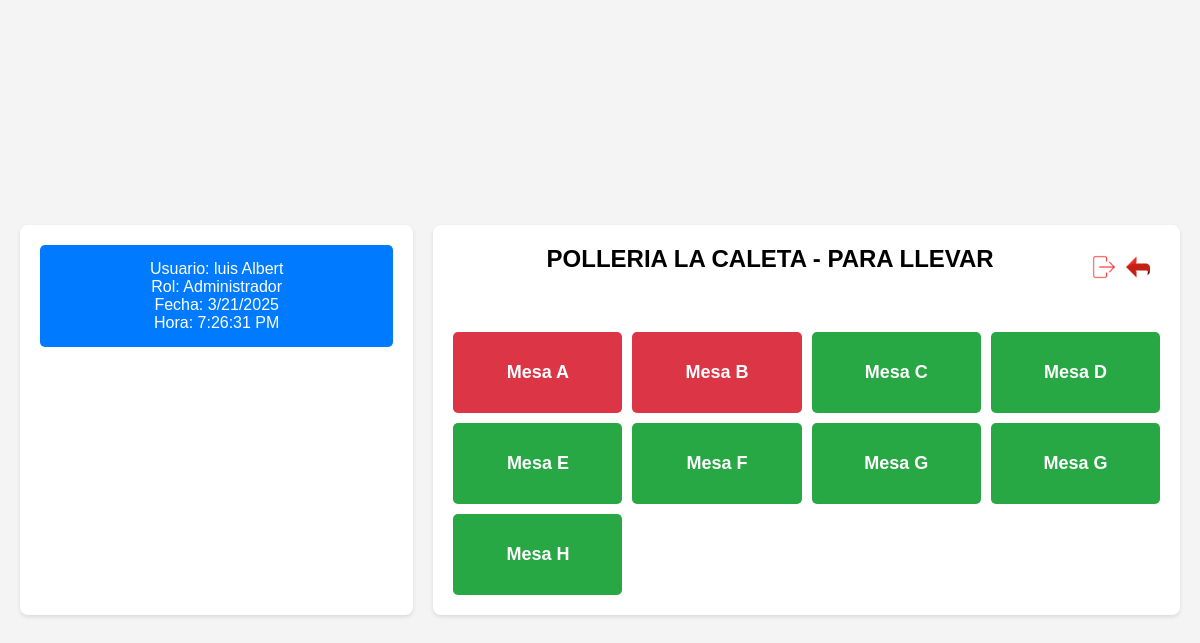
The page /PAGINAS/mesa_admin.php (signed in) on the database its author committed.
### tables this page shows
CREATE TABLE `mesas` (
  `id` int(11) NOT NULL,
  `numero` int(11) DEFAULT NULL,
  `estado` enum('ocupada','disponible') NOT NULL DEFAULT 'disponible',
  `letra` char(1) DEFAULT NULL CHECK (`letra` regexp '^[A-Za-z]$')
);

### PAGINAS/mesa_admin.php (the view, shortened to what this page needs)
<?php
$host = "localhost";
$user = "root";
$password = "";
$dbname = "polleria";
$conn = new mysqli($host, $user, $password, $dbname);
$sqlRol = "SELECT rol_id FROM usuarios WHERE username = ?";
$stmtRol = $conn->prepare($sqlRol);
$stmtRol->bind_param("s", $_SESSION['username']);
$stmtRol->execute();
$resultRol = $stmtRol->get_result();
$rol_id = ($resultRol->num_rows > 0) ? $resultRol->fetch_assoc()['rol_id'] : 0;
$nombreCompleto = isset($_SESSION['nombre'], $_SESSION['apellido']) ? $_SESSION['nombre'] . ' ' . $_SESSION['apellido'] : 'Nombre no disponible';
$rolName = isset($_SESSION['rol_name']) ? $_SESSION['rol_name'] : 'Rol no definido';
$sql = "SELECT letra AS numero, estado FROM mesas WHERE letra IS NOT NULL ORDER BY letra ASC";
$result = $conn->query($sql);
?>
<!DOCTYPE html>
<html lang="es">
<head>
    <link rel="stylesheet" href="https://cdnjs.cloudflare.com/ajax/libs/font-awesome/6.0.0-beta3/css/all.min.css">
</head>
<body>
<div class="container">
    <div class="left-panel">
        <div class="info-panel">
            <div id="user-info">Usuario: <?php echo htmlspecialchars($nombreCompleto); ?></div>
            <div id="role-info">Rol: <?php echo htmlspecialchars($rolName); ?></div>
            <div id="current-date">Fecha: <span id="current-date-span"></span></div>
            <div id="current-time">Hora: <span id="current-time-span"></span></div>
        </div>
    </div>
    <div class="right-panel">
        <div class="header-info">
            <h2 style="flex: 1; text-align: center;">POLLERIA LA CALETA - PARA LLEVAR</h2>
            <button class="exit-button-top" onclick="logout()">
                <img src="../IMG/exit.png" alt="Salir" />
            </button>
    <button class="exit-button-top"
        onclick="window.location.href='<?php echo ($rol_id == 1) ? 'paneladministrador.php' : (($rol_id == 3) ? 'panelcajero.php' : 'index.php'); ?>'">
        <img src="../IMG/atras.png" alt="Regresar" style="width: 24px; height: 24px; margin-right: 5px;">
    </button>
        </div>
        <div class="tables">
            <?php
            if ($result->num_rows > 0) {
                while ($mesa = $result->fetch_assoc()) {
                    $numero = $mesa['numero'];
                    $estado = $mesa['estado'];
                    $class = ($estado == 'ocupada') ? 'occupied' : 'available';
                    echo "<div class='table $class' onclick='openMenu(\"$numero\")'>Mesa $numero</div>";
                }
            } else {
                echo "<p>No hay mesas registradas.</p>";
            }
            ?>
        </div>
    </div>
</div>
</body>
</html>

### PAGINAS/mesa_admin.php (style rules this page uses)
body { font-family: Arial, sans-serif; background-color: #f4f4f4; margin: 0; padding: 20px; display: flex; height: 100vh; justify-content: center; align-items: center; overflow: hidden; }
.container { display: flex; width: 100%; max-width: 1200px; height: 100%; }
.left-panel { flex: 1; padding: 20px; background-color: white; border-radius: 8px; box-shadow: 0 2px 4px rgba(0, 0, 0, 0.1); margin-right: 20px; display: flex; flex-direction: column; justify-content: flex-start; }
.info-panel { margin-bottom: 20px; padding: 15px; background-color: #007BFF; color: white; border-radius: 5px; text-align: center; }
.right-panel { flex: 2; padding: 20px; background-color: white; border-radius: 8px; box-shadow: 0 2px 4px rgba(0, 0, 0, 0.1); overflow-y: auto; display: flex; flex-direction: column; justify-content: flex-start; }
h2 { margin-top: 0; text-align: center; color: black; }
.tables { display: grid; grid-template-columns: repeat(4, 1fr); gap: 10px; margin-top: 20px; margin-bottom: 20px; }
.table { background-color: #66EB32; color: white; padding: 30px; border-radius: 5px; text-align: center; transition: transform 0.3s; cursor: pointer; font-weight: bold; font-size: 18px; }
.table.occupied { background-color: #dc3545; }
.header-info { display: flex; justify-content: space-between; align-items: center; margin-bottom: 20px; }
.exit-button-top { background: transparent; border: none; cursor: pointer; padding: 5px; margin-left: auto; }
.exit-button-top img { width: 24px; height: 24px; }
.left-panel, .right-panel { padding-bottom: 0; }
.container { height: auto; }
.table.available { background-color: #28a745; }

### rows shown on the page
mesas: letra "A"
mesas: letra "B"
mesas: letra "C"
mesas: letra "D"
mesas: letra "E"
mesas: letra "F"
mesas: letra "G"
mesas: letra "G"
mesas: letra "H"

### other values the page prints
$nombreCompleto "luis Albert"
$rolName "Administrador"
